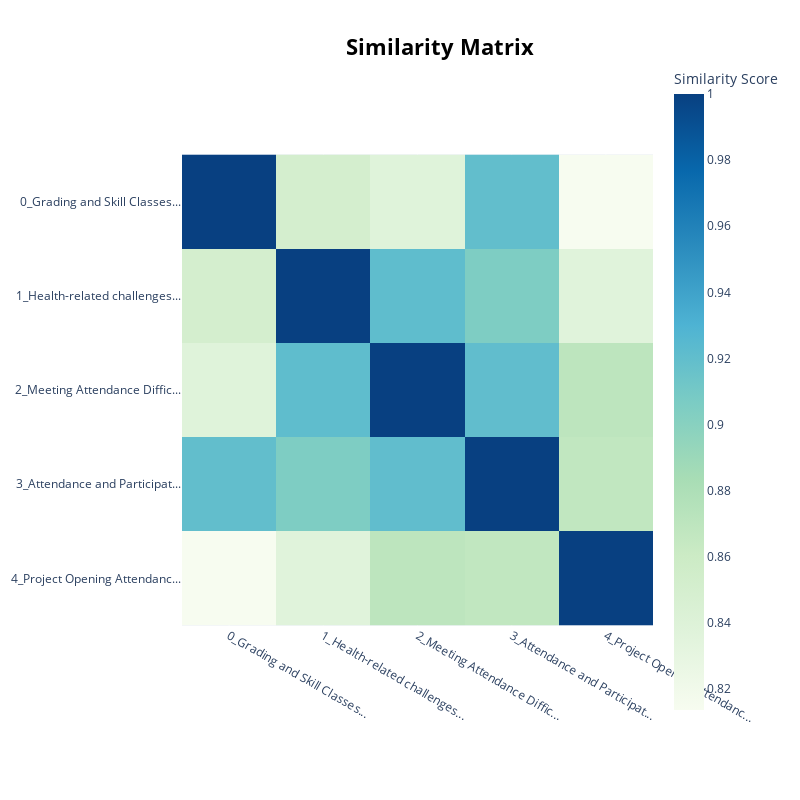

Notebook code cell kept with this figure:
### Code cell
fig = topic_model.visualize_heatmap()
# fig.write_html("matrix.html")
fig

### Figure 1 — Plotly figure (JSON) as saved in the notebook; plotly's stock layout.template omitted (floating-point values rounded to 4 significant figures)
{"data": [{"coloraxis": "coloraxis", "name": "0", "x": ["0_Grading and Skill Classes...", "1_Health-related challenges...", "2_Meeting Attendance Diffic...", "3_Attendance and Participat...", "4_Project Opening Attendanc..."], "y": ["0_Grading and Skill Classes...", "1_Health-related challenges...", "2_Meeting Attendance Diffic...", "3_Attendance and Participat...", "4_Project Opening Attendanc..."], "z": [[1.0, 0.851, 0.8377, 0.9197, 0.8137], [0.851, 1.0, 0.9212, 0.9054, 0.8367], [0.8377, 0.9212, 1.0, 0.9204, 0.8699], [0.9197, 0.9054, 0.9204, 1.0, 0.8675], [0.8137, 0.8367, 0.8699, 0.8675, 1.0]], "type": "heatmap", "xaxis": "x", "yaxis": "y", "hovertemplate": "x: %{x}<br>y: %{y}<br>Similarity Score: %{z}<extra></extra>"}], "layout": {"xaxis": {"anchor": "y", "domain": [0.0, 1.0], "scaleanchor": "y", "constrain": "domain"}, "yaxis": {"anchor": "x", "domain": [0.0, 1.0], "autorange": "reversed", "constrain": "domain"}, "coloraxis": {"colorbar": {"title": {"text": "Similarity Score"}}, "colorscale": [[0.0, "rgb(247,252,240)"], [0.125, "rgb(224,243,219)"], [0.25, "rgb(204,235,197)"], [0.375, "rgb(168,221,181)"], [0.5, "rgb(123,204,196)"], [0.625, "rgb(78,179,211)"], [0.75, "rgb(43,140,190)"], [0.875, "rgb(8,104,172)"], [1.0, "rgb(8,64,129)"]]}, "margin": {"t": 60}, "title": {"font": {"size": 22, "color": "Black"}, "text": "<b>Similarity Matrix</b>", "y": 0.95, "x": 0.55, "xanchor": "center", "yanchor": "top"}, "hoverlabel": {"font": {"size": 16, "family": "Rockwell"}, "bgcolor": "white"}, "width": 800, "height": 800, "showlegend": true, "legend": {"title": {"text": "Trend"}}}}
